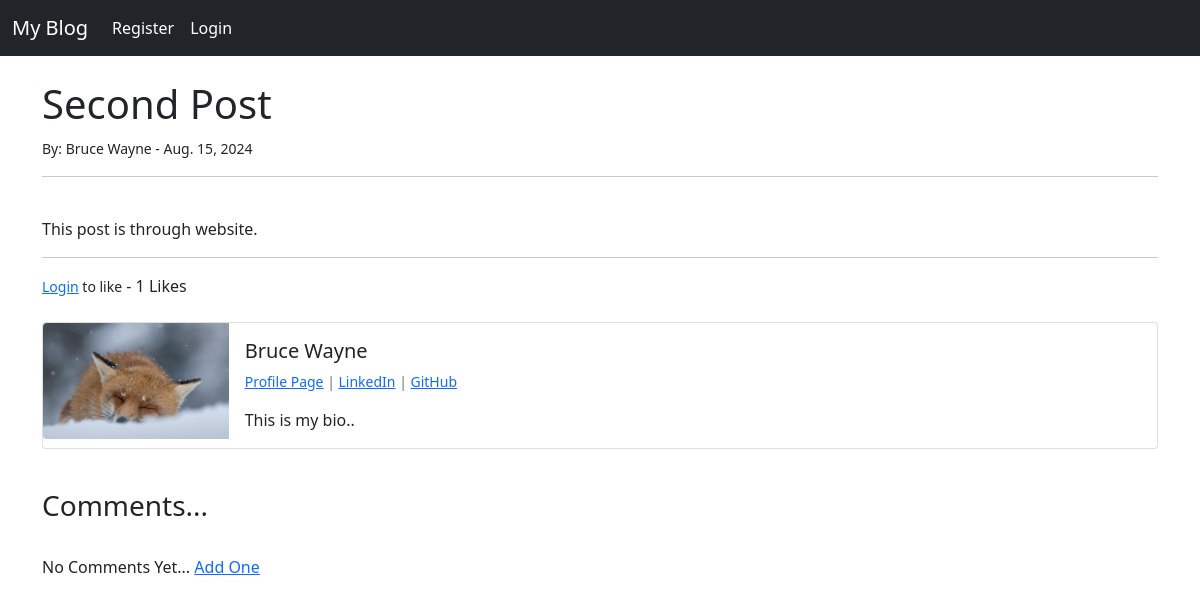
The app's page /article/2 with its own data.
### post/models.py (models this page shows, shortened)
class Post(models.Model):
    title = models.CharField(max_length=20)
    author = models.ForeignKey(User, on_delete = models.CASCADE)
    body = models.TextField()
    post_date = models.DateField(auto_now_add=True)
    header_image = models.ImageField(null = True, blank= True, upload_to="images/")
    likes = models.ManyToManyField(User, related_name='blog_post')
    snippet = models.TextField(max_length=255, blank=True)
    def total_likes(self):
        return self.likes.count()

class Profile(models.Model):
    user = models.OneToOneField(User, null=True, on_delete=models.CASCADE)
    bio = models.TextField()
    profile_pic = models.ImageField(null=True, blank= True, upload_to='images/profile')
    linkedin_url = models.CharField(max_length=255, null=True, blank=True)
    github_url = models.CharField(max_length=255, null=True, blank=True)

### post/views.py (the view)
# urls.py: path('article/<int:pk>', ArticleDetailView.as_view(), name = 'article_detail' ),
class ArticleDetailView(DetailView):
    model = Post
    template_name = 'article_detail.html'
    def get_context_data(self, *args, **kwargs):
        stuff = get_object_or_404(Post, id=self.kwargs['pk'])
        total_likes = stuff.total_likes()
        liked = False
        if stuff.likes.filter(id=self.request.user.id).exists():
            liked = True
        context = super().get_context_data(**kwargs)
        context["total_likes"] = total_likes
        context["liked"] = liked
        return context

### post/templates/article_detail.html (shortened to what this page needs)
{% extends "base.html" %}
{% load static %}
{% block content %}
<h1>{{post.title}}</h1>
<small>By:
    {{post.author.first_name}}
    {{post.author.last_name}} -
    {{post.post_date}}
</small>
<hr><br/>
{{post.body|safe}}
<br/>
<hr>
<form action="{% url 'like_post' post.pk %}" method='POST'>
    {% if user.is_authenticated %}
        {% if liked %}
            <button type='submit' name='post_id' value="{{post.id}}" class = "btn btn-danger btn-sm">Unlike</button>
        {% else %}
            <button type='submit' name='post_id' value="{{post.id}}" class = "btn btn-primary btn-sm">Like</button>
        {% endif %}
    {% else %}
        <small><a href="{% url 'login' %}">Login</a> to like</small>
    {% endif %}
    - {{ total_likes }} Likes
</form>
<br/>
<div class="card mb-3">
    <div class="row g-0">
      <div class="col-md-2">
        {% if post.author.profile.profile_pic %}
          <img src="{{ post.author.profile.profile_pic.url }}" class="img-fluid rounded-start">
        {% else %}
          <img src="{% static "Blog/images/profile.png" %}" class="img-fluid rounded-start">
        {% endif %}
      </div>
      <div class="col-md-10">
        <div class="card-body">
          <h5 class="card-title">{{ post.author.first_name }} {{ post.author.last_name }}</h5>
          <p class="small text-muted">
          {% if post.author.profile.id %}
            <a href="{% url 'show_profile_page' post.author.profile.id %}">Profile Page</a>
          {% else %}
          <a href="#"></a>
          {% endif %}
            {% if post.author.profile.linkedin_url %}
             | <a href="{{ post.author.profile.linkedin_url }}">LinkedIn</a>
            {% endif %}
            {% if post.author.profile.github_url %}
              | <a href="{{ post.author.profile.github_url }}">GitHub</a>
            {% endif %}
          </p>
          <p class="card-text">{{ post.author.profile.bio }}</p>
        </div>
      </div>
    </div>
</div>
<br/>
<h3> Comments... </h3>
<br/>
{% if not post.comments.all %}
  No Comments Yet... <a href="{% url 'add_comment' post.pk %}">Add One</a>
{% endif %}
<br/><br/>
{% endblock %}

### records on screen
Post: title "Second Post", author.first_name "Bruce", author.last_name "Wayne", post_date "Aug. 15, 2024", body "This post is through website.", author.profile.profile_pic (picture), author.profile.bio "This is my bio.."

### other values on screen
{{ total_likes }} "1"
